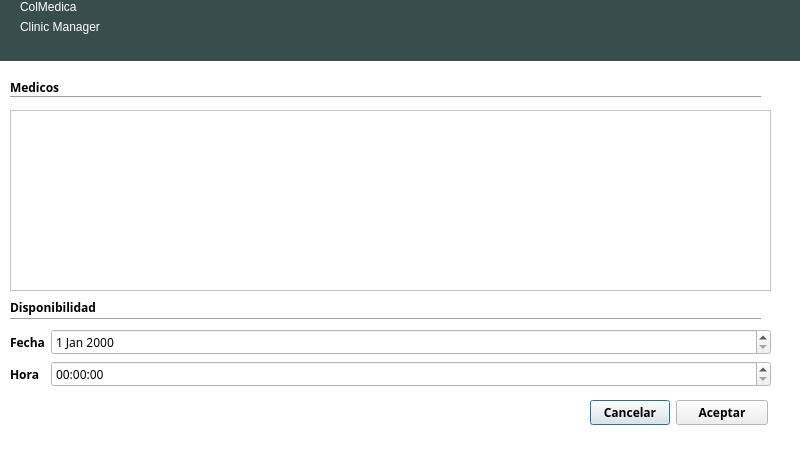
<?xml version="1.0" encoding="UTF-8"?>
<ui version="4.0">
 <class>DialogAgendarHorarioMedico</class>
 <widget class="QDialog" name="DialogAgendarHorarioMedico">
  <property name="geometry">
   <rect>
    <x>0</x>
    <y>0</y>
    <width>800</width>
    <height>452</height>
   </rect>
  </property>
  <property name="palette">
   <palette>
    <active>
     <colorrole role="Base">
      <brush brushstyle="SolidPattern">
       <color alpha="255">
        <red>255</red>
        <green>255</green>
        <blue>255</blue>
       </color>
      </brush>
     </colorrole>
     <colorrole role="Window">
      <brush brushstyle="SolidPattern">
       <color alpha="255">
        <red>255</red>
        <green>255</green>
        <blue>255</blue>
       </color>
      </brush>
     </colorrole>
    </active>
    <inactive>
     <colorrole role="Base">
      <brush brushstyle="SolidPattern">
       <color alpha="255">
        <red>255</red>
        <green>255</green>
        <blue>255</blue>
       </color>
      </brush>
     </colorrole>
     <colorrole role="Window">
      <brush brushstyle="SolidPattern">
       <color alpha="255">
        <red>255</red>
        <green>255</green>
        <blue>255</blue>
       </color>
      </brush>
     </colorrole>
    </inactive>
    <disabled>
     <colorrole role="Base">
      <brush brushstyle="SolidPattern">
       <color alpha="255">
        <red>255</red>
        <green>255</green>
        <blue>255</blue>
       </color>
      </brush>
     </colorrole>
     <colorrole role="Window">
      <brush brushstyle="SolidPattern">
       <color alpha="255">
        <red>255</red>
        <green>255</green>
        <blue>255</blue>
       </color>
      </brush>
     </colorrole>
    </disabled>
   </palette>
  </property>
  <property name="windowTitle">
   <string>Agendar cita</string>
  </property>
  <property name="autoFillBackground">
   <bool>true</bool>
  </property>
  <widget class="QWidget" name="widget" native="true">
   <property name="geometry">
    <rect>
     <x>0</x>
     <y>70</y>
     <width>791</width>
     <height>371</height>
    </rect>
   </property>
   <property name="font">
    <font>
     <family>Ubuntu Condensed</family>
     <weight>75</weight>
     <bold>true</bold>
    </font>
   </property>
   <property name="autoFillBackground">
    <bool>true</bool>
   </property>
   <widget class="QListWidget" name="listWidget">
    <property name="geometry">
     <rect>
      <x>10</x>
      <y>40</y>
      <width>761</width>
      <height>181</height>
     </rect>
    </property>
    <property name="font">
     <font>
      <weight>50</weight>
      <bold>false</bold>
     </font>
    </property>
   </widget>
   <widget class="Line" name="line_2">
    <property name="geometry">
     <rect>
      <x>10</x>
      <y>239</y>
      <width>751</width>
      <height>20</height>
     </rect>
    </property>
    <property name="orientation">
     <enum>Qt::Horizontal</enum>
    </property>
   </widget>
   <widget class="QLabel" name="label_6">
    <property name="geometry">
     <rect>
      <x>10</x>
      <y>229</y>
      <width>101</width>
      <height>16</height>
     </rect>
    </property>
    <property name="text">
     <string>Disponibilidad</string>
    </property>
   </widget>
   <widget class="QLabel" name="label">
    <property name="geometry">
     <rect>
      <x>10</x>
      <y>9</y>
      <width>131</width>
      <height>16</height>
     </rect>
    </property>
    <property name="text">
     <string>Medicos</string>
    </property>
   </widget>
   <widget class="QWidget" name="layoutWidget">
    <property name="geometry">
     <rect>
      <x>10</x>
      <y>259</y>
      <width>761</width>
      <height>62</height>
     </rect>
    </property>
    <layout class="QFormLayout" name="formLayout_2">
     <item row="0" column="0">
      <widget class="QLabel" name="label_4">
       <property name="text">
        <string>Fecha</string>
       </property>
      </widget>
     </item>
     <item row="0" column="1">
      <widget class="QDateEdit" name="dateEdit">
       <property name="font">
        <font>
         <weight>50</weight>
         <bold>false</bold>
        </font>
       </property>
      </widget>
     </item>
     <item row="1" column="0">
      <widget class="QLabel" name="label_5">
       <property name="text">
        <string>Hora</string>
       </property>
      </widget>
     </item>
     <item row="1" column="1">
      <widget class="QTimeEdit" name="timeEdit">
       <property name="font">
        <font>
         <weight>50</weight>
         <bold>false</bold>
        </font>
       </property>
      </widget>
     </item>
    </layout>
   </widget>
   <widget class="Line" name="line">
    <property name="geometry">
     <rect>
      <x>10</x>
      <y>19</y>
      <width>751</width>
      <height>16</height>
     </rect>
    </property>
    <property name="orientation">
     <enum>Qt::Horizontal</enum>
    </property>
   </widget>
   <widget class="QWidget" name="layoutWidget">
    <property name="geometry">
     <rect>
      <x>590</x>
      <y>330</y>
      <width>178</width>
      <height>29</height>
     </rect>
    </property>
    <layout class="QFormLayout" name="formLayout_3">
     <item row="0" column="0">
      <widget class="QPushButton" name="pushButton">
       <property name="text">
        <string>Cancelar</string>
       </property>
      </widget>
     </item>
     <item row="0" column="1">
      <widget class="QPushButton" name="pushButton_2">
       <property name="text">
        <string>Aceptar</string>
       </property>
      </widget>
     </item>
    </layout>
   </widget>
  </widget>
  <widget class="QWidget" name="widget_2" native="true">
   <property name="geometry">
    <rect>
     <x>0</x>
     <y>0</y>
     <width>801</width>
     <height>61</height>
    </rect>
   </property>
   <property name="palette">
    <palette>
     <active>
      <colorrole role="WindowText">
       <brush brushstyle="SolidPattern">
        <color alpha="255">
         <red>255</red>
         <green>255</green>
         <blue>255</blue>
        </color>
       </brush>
      </colorrole>
      <colorrole role="Base">
       <brush brushstyle="SolidPattern">
        <color alpha="255">
         <red>255</red>
         <green>255</green>
         <blue>255</blue>
        </color>
       </brush>
      </colorrole>
      <colorrole role="Window">
       <brush brushstyle="SolidPattern">
        <color alpha="255">
         <red>57</red>
         <green>77</green>
         <blue>76</blue>
        </color>
       </brush>
      </colorrole>
     </active>
     <inactive>
      <colorrole role="WindowText">
       <brush brushstyle="SolidPattern">
        <color alpha="255">
         <red>255</red>
         <green>255</green>
         <blue>255</blue>
        </color>
       </brush>
      </colorrole>
      <colorrole role="Base">
       <brush brushstyle="SolidPattern">
        <color alpha="255">
         <red>255</red>
         <green>255</green>
         <blue>255</blue>
        </color>
       </brush>
      </colorrole>
      <colorrole role="Window">
       <brush brushstyle="SolidPattern">
        <color alpha="255">
         <red>57</red>
         <green>77</green>
         <blue>76</blue>
        </color>
       </brush>
      </colorrole>
     </inactive>
     <disabled>
      <colorrole role="WindowText">
       <brush brushstyle="SolidPattern">
        <color alpha="255">
         <red>159</red>
         <green>158</green>
         <blue>158</blue>
        </color>
       </brush>
      </colorrole>
      <colorrole role="Base">
       <brush brushstyle="SolidPattern">
        <color alpha="255">
         <red>57</red>
         <green>77</green>
         <blue>76</blue>
        </color>
       </brush>
      </colorrole>
      <colorrole role="Window">
       <brush brushstyle="SolidPattern">
        <color alpha="255">
         <red>57</red>
         <green>77</green>
         <blue>76</blue>
        </color>
       </brush>
      </colorrole>
     </disabled>
    </palette>
   </property>
   <property name="autoFillBackground">
    <bool>true</bool>
   </property>
   <widget class="QWidget" name="layoutWidget_4">
    <property name="geometry">
     <rect>
      <x>20</x>
      <y>0</y>
      <width>162</width>
      <height>61</height>
     </rect>
    </property>
    <layout class="QFormLayout" name="formLayout_5">
     <item row="0" column="0">
      <widget class="QLabel" name="label_9">
       <property name="styleSheet">
        <string notr="true">font: 30pt &quot;Ubuntu Condensed&quot;;
color: rgb(255, 255, 255);</string>
       </property>
       <property name="text">
        <string>ColMedica</string>
       </property>
      </widget>
     </item>
     <item row="1" column="0">
      <widget class="QLabel" name="label_10">
       <property name="text">
        <string>Clinic Manager</string>
       </property>
      </widget>
     </item>
    </layout>
   </widget>
  </widget>
 </widget>
 <resources/>
 <connections/>
</ui>
